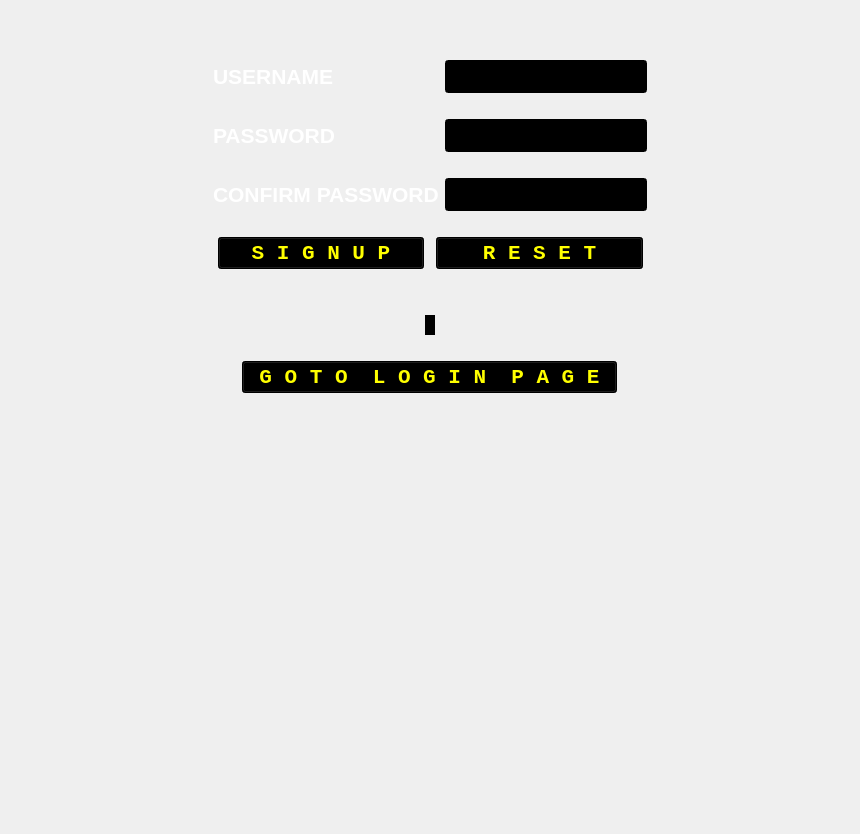
<?xml version="1.0" encoding="UTF-8"?>
<ui version="4.0">
 <class>SIGNUP</class>
 <widget class="QWidget" name="SIGNUP">
  <property name="geometry">
   <rect>
    <x>0</x>
    <y>0</y>
    <width>860</width>
    <height>834</height>
   </rect>
  </property>
  <property name="font">
   <font>
    <pointsize>15</pointsize>
   </font>
  </property>
  <property name="windowTitle">
   <string>Form</string>
  </property>
  <property name="styleSheet">
   <string notr="true">QWidget#SIGNUP{	
	background-image: url(:/img/blurred-bg-2_png.png);
}


</string>
  </property>
  <layout class="QVBoxLayout" name="verticalLayout">
   <item>
    <layout class="QVBoxLayout" name="verticalLayout_2">
     <item>
      <layout class="QHBoxLayout" name="horizontalLayout_2">
       <item>
        <widget class="QLabel" name="label">
         <property name="styleSheet">
          <string notr="true">background:transparent;</string>
         </property>
         <property name="text">
          <string/>
         </property>
         <property name="pixmap">
          <pixmap resource="../../../../../Python Project (Image Steganography)/maybe_final.qrc">:/img/thor_png.png</pixmap>
         </property>
         <property name="alignment">
          <set>Qt::AlignCenter</set>
         </property>
        </widget>
       </item>
      </layout>
     </item>
     <item>
      <spacer name="verticalSpacer_7">
       <property name="orientation">
        <enum>Qt::Vertical</enum>
       </property>
       <property name="sizeType">
        <enum>QSizePolicy::Fixed</enum>
       </property>
       <property name="sizeHint" stdset="0">
        <size>
         <width>20</width>
         <height>20</height>
        </size>
       </property>
      </spacer>
     </item>
     <item>
      <layout class="QGridLayout" name="gridLayout">
       <item row="0" column="1">
        <widget class="QLabel" name="label_3">
         <property name="font">
          <font>
           <pointsize>16</pointsize>
           <weight>75</weight>
           <bold>true</bold>
          </font>
         </property>
         <property name="styleSheet">
          <string notr="true">background:transparent;
color: rgb(255, 255, 255);</string>
         </property>
         <property name="text">
          <string>USERNAME</string>
         </property>
        </widget>
       </item>
       <item row="3" column="1">
        <spacer name="verticalSpacer_4">
         <property name="orientation">
          <enum>Qt::Vertical</enum>
         </property>
         <property name="sizeType">
          <enum>QSizePolicy::Fixed</enum>
         </property>
         <property name="sizeHint" stdset="0">
          <size>
           <width>20</width>
           <height>20</height>
          </size>
         </property>
        </spacer>
       </item>
       <item row="2" column="2">
        <widget class="QLineEdit" name="password2">
         <property name="font">
          <font>
           <pointsize>16</pointsize>
          </font>
         </property>
         <property name="styleSheet">
          <string notr="true">background:transparent;
background-color: rgb(0, 0, 0);
color: rgb(255, 255, 255);</string>
         </property>
         <property name="text">
          <string/>
         </property>
         <property name="echoMode">
          <enum>QLineEdit::Password</enum>
         </property>
        </widget>
       </item>
       <item row="2" column="1">
        <widget class="QLabel" name="label_4">
         <property name="font">
          <font>
           <pointsize>16</pointsize>
           <weight>75</weight>
           <bold>true</bold>
          </font>
         </property>
         <property name="styleSheet">
          <string notr="true">background:transparent;
color: rgb(255, 255, 255);</string>
         </property>
         <property name="text">
          <string>PASSWORD</string>
         </property>
        </widget>
       </item>
       <item row="0" column="0">
        <spacer name="horizontalSpacer">
         <property name="orientation">
          <enum>Qt::Horizontal</enum>
         </property>
         <property name="sizeHint" stdset="0">
          <size>
           <width>40</width>
           <height>20</height>
          </size>
         </property>
        </spacer>
       </item>
       <item row="0" column="3">
        <spacer name="horizontalSpacer_2">
         <property name="orientation">
          <enum>Qt::Horizontal</enum>
         </property>
         <property name="sizeHint" stdset="0">
          <size>
           <width>40</width>
           <height>20</height>
          </size>
         </property>
        </spacer>
       </item>
       <item row="4" column="2">
        <widget class="QLineEdit" name="con_password">
         <property name="font">
          <font>
           <pointsize>16</pointsize>
          </font>
         </property>
         <property name="styleSheet">
          <string notr="true">background:transparent;
color: rgb(255, 255, 255);
background-color: rgb(0, 0, 0);</string>
         </property>
         <property name="echoMode">
          <enum>QLineEdit::Password</enum>
         </property>
        </widget>
       </item>
       <item row="1" column="1">
        <spacer name="verticalSpacer_3">
         <property name="orientation">
          <enum>Qt::Vertical</enum>
         </property>
         <property name="sizeType">
          <enum>QSizePolicy::Fixed</enum>
         </property>
         <property name="sizeHint" stdset="0">
          <size>
           <width>20</width>
           <height>20</height>
          </size>
         </property>
        </spacer>
       </item>
       <item row="0" column="2">
        <widget class="QLineEdit" name="username2">
         <property name="font">
          <font>
           <pointsize>16</pointsize>
          </font>
         </property>
         <property name="styleSheet">
          <string notr="true">color: rgb(255, 255, 255);
background:transparent;
background-color: rgb(0, 0, 0);</string>
         </property>
         <property name="text">
          <string/>
         </property>
        </widget>
       </item>
       <item row="4" column="1">
        <widget class="QLabel" name="label_2">
         <property name="font">
          <font>
           <pointsize>16</pointsize>
           <weight>75</weight>
           <bold>true</bold>
          </font>
         </property>
         <property name="styleSheet">
          <string notr="true">background:transparent;
color: rgb(255, 255, 255);
</string>
         </property>
         <property name="text">
          <string>CONFIRM PASSWORD</string>
         </property>
        </widget>
       </item>
      </layout>
     </item>
     <item>
      <spacer name="verticalSpacer_5">
       <property name="orientation">
        <enum>Qt::Vertical</enum>
       </property>
       <property name="sizeType">
        <enum>QSizePolicy::Fixed</enum>
       </property>
       <property name="sizeHint" stdset="0">
        <size>
         <width>20</width>
         <height>20</height>
        </size>
       </property>
      </spacer>
     </item>
     <item>
      <layout class="QHBoxLayout" name="horizontalLayout_4">
       <property name="spacing">
        <number>2</number>
       </property>
       <item>
        <spacer name="horizontalSpacer_3">
         <property name="orientation">
          <enum>Qt::Horizontal</enum>
         </property>
         <property name="sizeHint" stdset="0">
          <size>
           <width>40</width>
           <height>20</height>
          </size>
         </property>
        </spacer>
       </item>
       <item>
        <widget class="QToolButton" name="signup2">
         <property name="sizePolicy">
          <sizepolicy hsizetype="Expanding" vsizetype="Fixed">
           <horstretch>0</horstretch>
           <verstretch>0</verstretch>
          </sizepolicy>
         </property>
         <property name="font">
          <font>
           <family>Courier New</family>
           <pointsize>16</pointsize>
           <weight>75</weight>
           <bold>true</bold>
          </font>
         </property>
         <property name="cursor">
          <cursorShape>PointingHandCursor</cursorShape>
         </property>
         <property name="styleSheet">
          <string notr="true">color: rgb(255, 255, 0);
background-color: rgb(0, 0, 0);
background-image: url(:/img/blurred-bg-2_png.png);
</string>
         </property>
         <property name="text">
          <string>S I G N U P</string>
         </property>
        </widget>
       </item>
       <item>
        <spacer name="horizontalSpacer_5">
         <property name="orientation">
          <enum>Qt::Horizontal</enum>
         </property>
         <property name="sizeType">
          <enum>QSizePolicy::Fixed</enum>
         </property>
         <property name="sizeHint" stdset="0">
          <size>
           <width>10</width>
           <height>20</height>
          </size>
         </property>
        </spacer>
       </item>
       <item>
        <widget class="QToolButton" name="reset2">
         <property name="sizePolicy">
          <sizepolicy hsizetype="Expanding" vsizetype="Fixed">
           <horstretch>0</horstretch>
           <verstretch>0</verstretch>
          </sizepolicy>
         </property>
         <property name="font">
          <font>
           <family>Courier New</family>
           <pointsize>16</pointsize>
           <weight>75</weight>
           <bold>true</bold>
          </font>
         </property>
         <property name="cursor">
          <cursorShape>PointingHandCursor</cursorShape>
         </property>
         <property name="styleSheet">
          <string notr="true">color: rgb(255, 255, 0);
background-color: rgb(0, 0, 0);
background-image: url(:/img/blurred-bg-2_png.png);</string>
         </property>
         <property name="text">
          <string>R E S E T</string>
         </property>
        </widget>
       </item>
       <item>
        <spacer name="horizontalSpacer_4">
         <property name="orientation">
          <enum>Qt::Horizontal</enum>
         </property>
         <property name="sizeHint" stdset="0">
          <size>
           <width>40</width>
           <height>20</height>
          </size>
         </property>
        </spacer>
       </item>
      </layout>
     </item>
     <item>
      <spacer name="verticalSpacer_2">
       <property name="orientation">
        <enum>Qt::Vertical</enum>
       </property>
       <property name="sizeType">
        <enum>QSizePolicy::Fixed</enum>
       </property>
       <property name="sizeHint" stdset="0">
        <size>
         <width>20</width>
         <height>40</height>
        </size>
       </property>
      </spacer>
     </item>
     <item>
      <layout class="QHBoxLayout" name="horizontalLayout">
       <item>
        <layout class="QHBoxLayout" name="horizontalLayout_3">
         <item>
          <widget class="QLabel" name="invalid2">
           <property name="sizePolicy">
            <sizepolicy hsizetype="Fixed" vsizetype="Fixed">
             <horstretch>0</horstretch>
             <verstretch>0</verstretch>
            </sizepolicy>
           </property>
           <property name="font">
            <font>
             <pointsize>13</pointsize>
            </font>
           </property>
           <property name="styleSheet">
            <string notr="true">background:transparent;
color: rgb(255, 255, 0);
background-color: rgb(0, 0, 0);</string>
           </property>
           <property name="text">
            <string/>
           </property>
           <property name="alignment">
            <set>Qt::AlignCenter</set>
           </property>
          </widget>
         </item>
        </layout>
       </item>
      </layout>
     </item>
     <item>
      <spacer name="verticalSpacer_6">
       <property name="orientation">
        <enum>Qt::Vertical</enum>
       </property>
       <property name="sizeType">
        <enum>QSizePolicy::Fixed</enum>
       </property>
       <property name="sizeHint" stdset="0">
        <size>
         <width>20</width>
         <height>20</height>
        </size>
       </property>
      </spacer>
     </item>
     <item>
      <layout class="QHBoxLayout" name="horizontalLayout_5">
       <item>
        <widget class="QToolButton" name="gotologin">
         <property name="sizePolicy">
          <sizepolicy hsizetype="Fixed" vsizetype="Fixed">
           <horstretch>0</horstretch>
           <verstretch>0</verstretch>
          </sizepolicy>
         </property>
         <property name="font">
          <font>
           <family>Courier New</family>
           <pointsize>16</pointsize>
           <weight>75</weight>
           <bold>true</bold>
          </font>
         </property>
         <property name="cursor">
          <cursorShape>PointingHandCursor</cursorShape>
         </property>
         <property name="styleSheet">
          <string notr="true">color: rgb(255, 255, 0);
background-color: rgb(0, 0, 0);
background-image: url(:/img/blurred-bg-2_png.png);
</string>
         </property>
         <property name="text">
          <string>G O T O  L O G I N  P A G E</string>
         </property>
        </widget>
       </item>
      </layout>
     </item>
     <item>
      <spacer name="verticalSpacer">
       <property name="orientation">
        <enum>Qt::Vertical</enum>
       </property>
       <property name="sizeType">
        <enum>QSizePolicy::Expanding</enum>
       </property>
       <property name="sizeHint" stdset="0">
        <size>
         <width>20</width>
         <height>40</height>
        </size>
       </property>
      </spacer>
     </item>
    </layout>
   </item>
  </layout>
 </widget>
 <resources>
  <include location="../../../../../Python Project (Image Steganography)/maybe_final.qrc"/>
 </resources>
 <connections>
  <connection>
   <sender>reset2</sender>
   <signal>clicked()</signal>
   <receiver>username2</receiver>
   <slot>clear()</slot>
   <hints>
    <hint type="sourcelabel">
     <x>645</x>
     <y>659</y>
    </hint>
    <hint type="destinationlabel">
     <x>710</x>
     <y>443</y>
    </hint>
   </hints>
  </connection>
  <connection>
   <sender>reset2</sender>
   <signal>clicked()</signal>
   <receiver>password2</receiver>
   <slot>clear()</slot>
   <hints>
    <hint type="sourcelabel">
     <x>645</x>
     <y>659</y>
    </hint>
    <hint type="destinationlabel">
     <x>710</x>
     <y>514</y>
    </hint>
   </hints>
  </connection>
  <connection>
   <sender>reset2</sender>
   <signal>clicked()</signal>
   <receiver>con_password</receiver>
   <slot>clear()</slot>
   <hints>
    <hint type="sourcelabel">
     <x>645</x>
     <y>659</y>
    </hint>
    <hint type="destinationlabel">
     <x>710</x>
     <y>585</y>
    </hint>
   </hints>
  </connection>
  <connection>
   <sender>reset2</sender>
   <signal>clicked()</signal>
   <receiver>invalid2</receiver>
   <slot>clear()</slot>
   <hints>
    <hint type="sourcelabel">
     <x>645</x>
     <y>659</y>
    </hint>
    <hint type="destinationlabel">
     <x>434</x>
     <y>741</y>
    </hint>
   </hints>
  </connection>
  <connection>
   <sender>reset2</sender>
   <signal>clicked()</signal>
   <receiver>invalid2</receiver>
   <slot>hide()</slot>
   <hints>
    <hint type="sourcelabel">
     <x>645</x>
     <y>659</y>
    </hint>
    <hint type="destinationlabel">
     <x>434</x>
     <y>741</y>
    </hint>
   </hints>
  </connection>
  <connection>
   <sender>reset2</sender>
   <signal>clicked()</signal>
   <receiver>gotologin</receiver>
   <slot>hide()</slot>
   <hints>
    <hint type="sourcelabel">
     <x>560</x>
     <y>645</y>
    </hint>
    <hint type="destinationlabel">
     <x>627</x>
     <y>804</y>
    </hint>
   </hints>
  </connection>
 </connections>
</ui>
